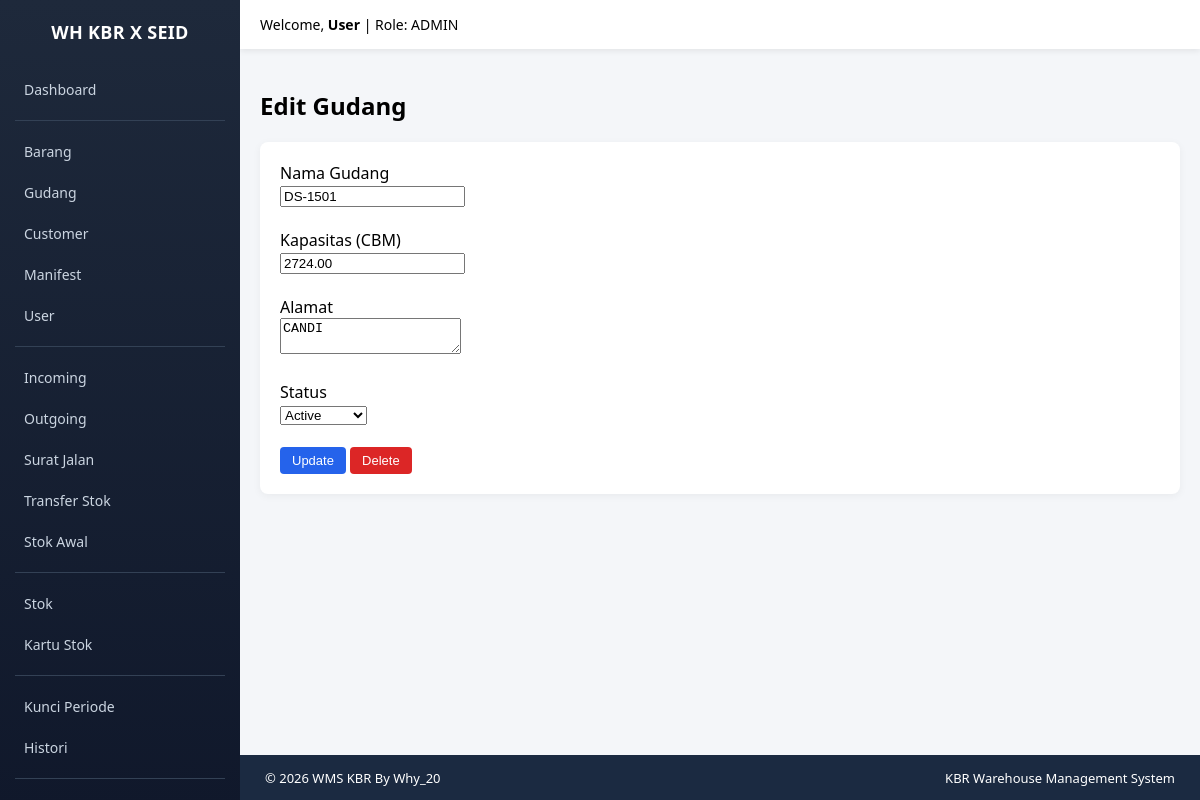
/index.php?module=warehouses&action=edit&id=2 (signed in), run on the app's committed database.
### tables this page shows
CREATE TABLE `warehouses` (
  `id` int NOT NULL,
  `name` varchar(100) NOT NULL,
  `address` text,
  `capacity_cbm` decimal(12,2) DEFAULT '0.00',
  `is_active` tinyint(1) DEFAULT '1',
  `is_deleted` tinyint(1) DEFAULT '0',
  `created_at` datetime DEFAULT CURRENT_TIMESTAMP,
  `deleted_at` datetime DEFAULT NULL
);

### modules/warehouses/edit.php (the view, shortened to what this page needs)
<?php
global $conn;
require BASE_PATH."/modules/layout/sidebar.php";
$id = $_GET['id'];
$data = mysqli_fetch_assoc(mysqli_query($conn,"
SELECT * FROM warehouses WHERE id='$id'
"));
?>
<h2>Edit Gudang</h2>
<div class="card">
<form method="POST">
<label>Nama Gudang</label><br>
<input type="text" name="name"
value="<?= $data['name']; ?>" required>
<br><br>
<label>Kapasitas (CBM)</label><br>
<input type="number" step="0.01"
name="capacity_cbm"
value="<?= $data['capacity_cbm']; ?>" required>
<br><br>
<label>Alamat</label><br>
<textarea name="address"><?= $data['address']; ?></textarea>
<br><br>
<label>Status</label><br>
<select name="is_active">
<option value="1" <?= $data['is_active']?'selected':'' ?>>Active</option>
</select>
<br><br>
<button name="update" class="btn btn-primary">Update</button>
<button name="delete" class="btn btn-danger"
onclick="return confirm('Yakin hapus gudang?')">
Delete
</button>
</form>
</div>
</div></body></html>

### modules/layout/sidebar.php (style rules this page uses)
body { margin:0; font-family:Segoe UI, Tahoma, sans-serif; background:#f4f6f9; }
.card { background:white; padding:20px; border-radius:8px; box-shadow:0 2px 8px rgba(0,0,0,0.05); margin-bottom:20px; }
.btn { padding:6px 12px; border:none; border-radius:4px; cursor:pointer; text-decoration:none; font-size:13px; }
.btn-primary { background:#2563eb;color:white; }
.btn-danger { background:#dc2626;color:white; }

### data on the page
warehouses: name "DS-1501", capacity_cbm "2724.00", address "CANDI", is_active "Active"

### other printed values
$user "User"
$role "ADMIN"
$GLOBALS['__footer_html'] "© 2026 WMS KBR By Why_20 KBR Warehouse Management System"
